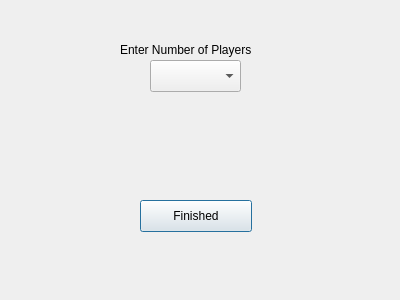
<?xml version="1.0" encoding="UTF-8"?>
<ui version="4.0">
 <class>Popupwindow</class>
 <widget class="QDialog" name="Popupwindow">
  <property name="geometry">
   <rect>
    <x>0</x>
    <y>0</y>
    <width>400</width>
    <height>300</height>
   </rect>
  </property>
  <property name="windowTitle">
   <string>Dialog</string>
  </property>
  <widget class="QComboBox" name="comboBox">
   <property name="geometry">
    <rect>
     <x>150</x>
     <y>60</y>
     <width>91</width>
     <height>32</height>
    </rect>
   </property>
  </widget>
  <widget class="QLabel" name="label">
   <property name="geometry">
    <rect>
     <x>120</x>
     <y>40</y>
     <width>151</width>
     <height>20</height>
    </rect>
   </property>
   <property name="text">
    <string>Enter Number of Players</string>
   </property>
  </widget>
  <widget class="QPushButton" name="pushButton">
   <property name="geometry">
    <rect>
     <x>140</x>
     <y>200</y>
     <width>112</width>
     <height>32</height>
    </rect>
   </property>
   <property name="text">
    <string>Finished</string>
   </property>
  </widget>
 </widget>
 <resources/>
 <connections/>
</ui>
